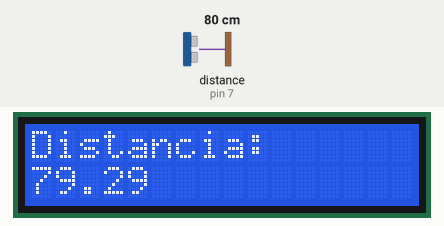
The sketch below on a simulated Arduino Uno, built with avr-gcc and run on an emulated ATmega328P. Parts: 16×2 character LCD. The test bench sets the inputs (shaded band); at power-on: distance to the obstacle (sensor on pin 7) 80 cm. The echo pulse lasts 58.3 µs per cm; what the sketch prints to the serial monitor is not drawn.

Above: at 1.2 s.
1.3 s: distance to the obstacle (sensor on pin 7) set to 2 cm
At 2.2 s:
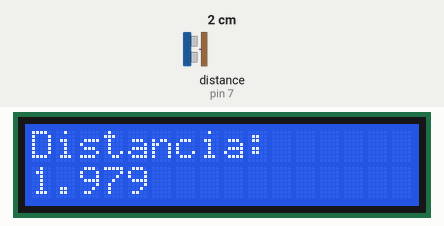
2.8 s: distance to the obstacle (sensor on pin 7) set to 4 cm
At 4.0 s:
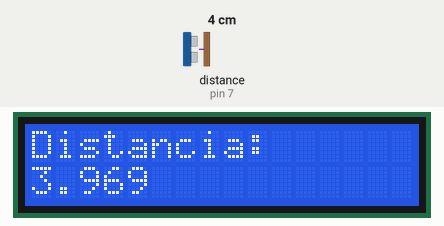
4.3 s: distance to the obstacle (sensor on pin 7) set to 9 cm
At 5.1 s:
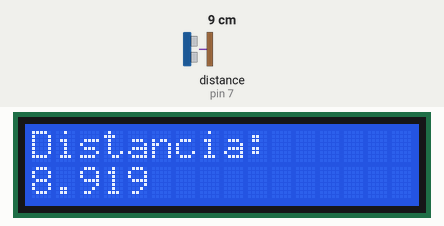
5.8 s: distance to the obstacle (sensor on pin 7) set to 18 cm
At 7.3 s:
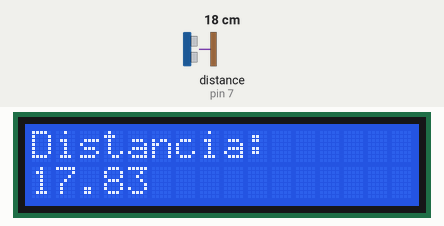
Timing chart, 0 to 8.3 s (numbered marks = the images above; inputs shaded):
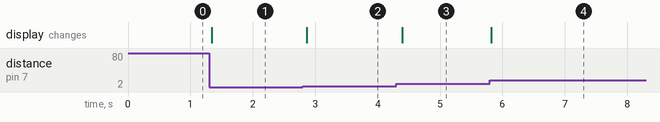

The sketch:

ultra_lcd.ino
```cpp
//Sample using LiquidCrystal library
#include <LiquidCrystal.h>

/*******************************************************

This program will test the LCD panel and the buttons
Mark Bramwell, July 2010

********************************************************/

// select the pins used on the LCD panel
LiquidCrystal lcd(8, 9, 4, 5, 6, 7);

// define some values used by the panel and buttons
int lcd_key     = 0;
int adc_key_in  = 0;
const int trigger=6;
const int echo=7;
float distance;
int led = 0; //Pin del led
int led1 = 1;
int led2 = 30;
int led3 = 31;
int led4 = 32;
int led5 = 33;
int led6 = 34;
int led7 = 35;
int led8 = 36;
int led9 = 37;
// read the buttons

void setup()
{
 lcd.begin(16, 2);              // start the library
 lcd.setCursor(0,0);
 lcd.print("Distancia: "); // print a simple message
 Serial.begin(9600);
  pinMode(trigger,OUTPUT);
  pinMode(echo,INPUT);
}

void loop()
{

  delayMicroseconds(5);
// Comenzamos las mediciones
// Enviamos una señal activando la salida trigger durante 10 microsegundos
  digitalWrite(trigger,HIGH);
  delayMicroseconds(10);
  digitalWrite(trigger,LOW);
// Adquirimos los datos y convertimos la medida a metros
 distance=pulseIn(echo,HIGH); // Medimos el ancho del pulso
                              // (Cuando la lectura del pin sea HIGH medira
                              // el tiempo que transcurre hasta que sea LOW
 distance=distance*0.017;
 int dis = distance;
// Enviamos los datos medidos a traves del puerto serie y al display LCD
  Serial.write(dis  );


 lcd.setCursor(0,1);            // move to the begining of the second line
  lcd.print(distance);

   if (distance < 101) //Si a la posición 'posicion' hay "LED=ON"
        {

              digitalWrite(led, HIGH);
          digitalWrite(led1, LOW);
        }
        if (distance < 91) //Si a la posición 'posicion' hay "LED=OFF"
        {
          digitalWrite(led, LOW);
          digitalWrite(led1, HIGH);
                }


 delay(100);

}
```

Measured:
- after the input at 1.3 s, the display: changes at once (image 1)
- after the input at 2.8 s, the display: changes after 0.07 s (image 2)
- after the input at 4.3 s, the display: changes after 0.09 s (image 3)
- after the input at 5.8 s, the display: changes at once (image 4)
